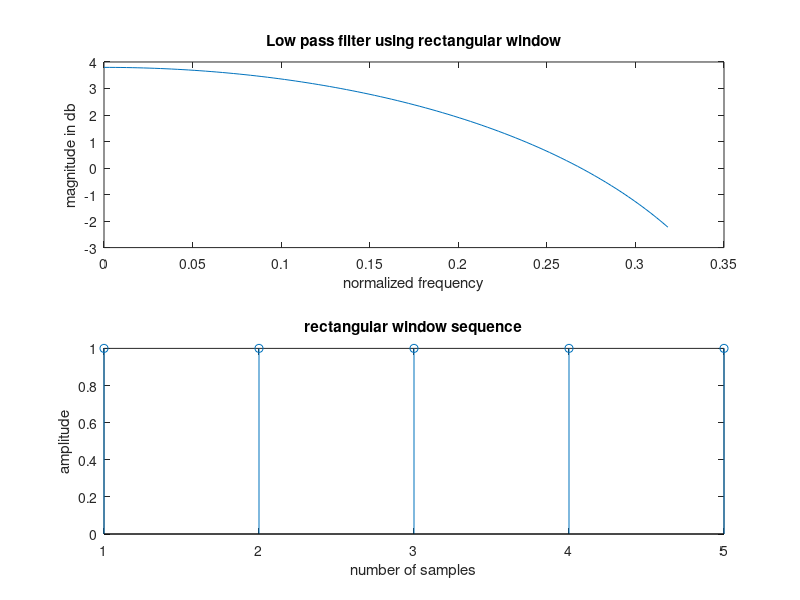

Here is the MATLAB script that generated this plot:
clc;
clear all;
close all;
wc=0.5*pi;
N=input("enter N:");
alpha=(N-1)/2;
eps=0.001;
hd=sin(wc*(N-alpha+eps)./(pi*(N-alpha+eps)));
wr=boxcar(N);
hn=hd.*wr';
w=0:0.01:1;
h=freqz(hn,1,w);
subplot(2,1,1);
plot(w/pi,10*log10(abs(h)));
title('Low pass filter using rectangular window');
xlabel('normalized frequency');
ylabel('magnitude in db');
subplot(2,1,2);
stem(wr);
title('rectangular window sequence');
xlabel('number of samples');
ylabel('amplitude');
